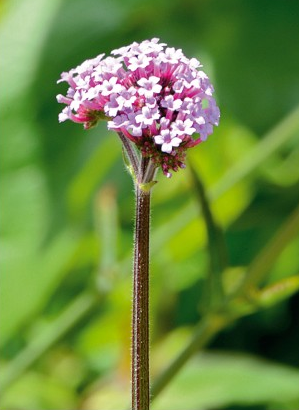
#> input picture images/flower.png, 299 x 410 px
$ jupyter execute 013.ipynb
#> lines starting #> are read from the running program, lines starting #| are printed output that depends on the picture
### utils.py
import cv2 as cv
from matplotlib import pylab as plt
def imshow(mat):
    mv = cv.split(mat)
    if len(mv) == 3:
        mv = mv[::-1]
    dst = cv.merge(mv)
    plt.imshow(dst)
    # return dst

### 013.ipynb
# 图像旋转
opencv中有三种图像的翻转方式：x轴翻转、Y轴翻转、xy轴同时翻转
- X轴翻转，flipcode = 0
- Y轴翻转, flipcode = 1
- XY轴翻转, flipcode = -1

[cell 1]
import cv2 as cv
import numpy as np
import utils
from matplotlib import pyplot as plt

src = cv.imread('images/flower.png')
#> src is the input picture: shape (410, 299, 3); mean B, G, R 64, 137, 107.6
utils.imshow(src)

[cell 2]
dst = cv.flip(src, 0)
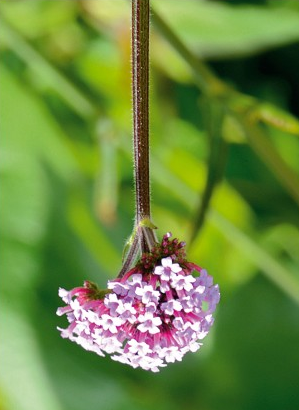
#> dst: shape (410, 299, 3); mean B, G, R 64, 137, 107.6
utils.imshow(dst)

[cell 3]
dst = cv.flip(src, 1)
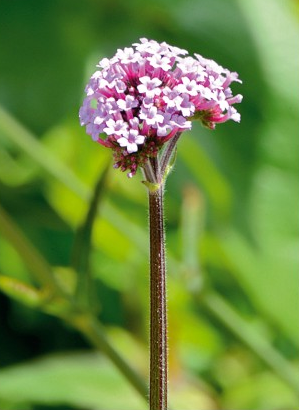
#> dst: shape (410, 299, 3); mean B, G, R 64, 137, 107.6
utils.imshow(dst)

[cell 4]
dst = cv.flip(src, -1)
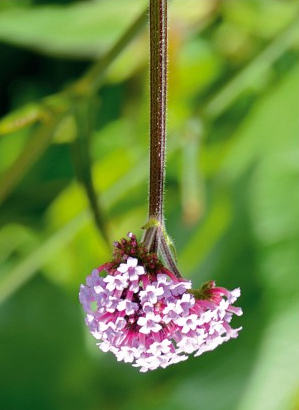
#> dst: shape (410, 299, 3); mean B, G, R 64, 137, 107.6
utils.imshow(dst)
